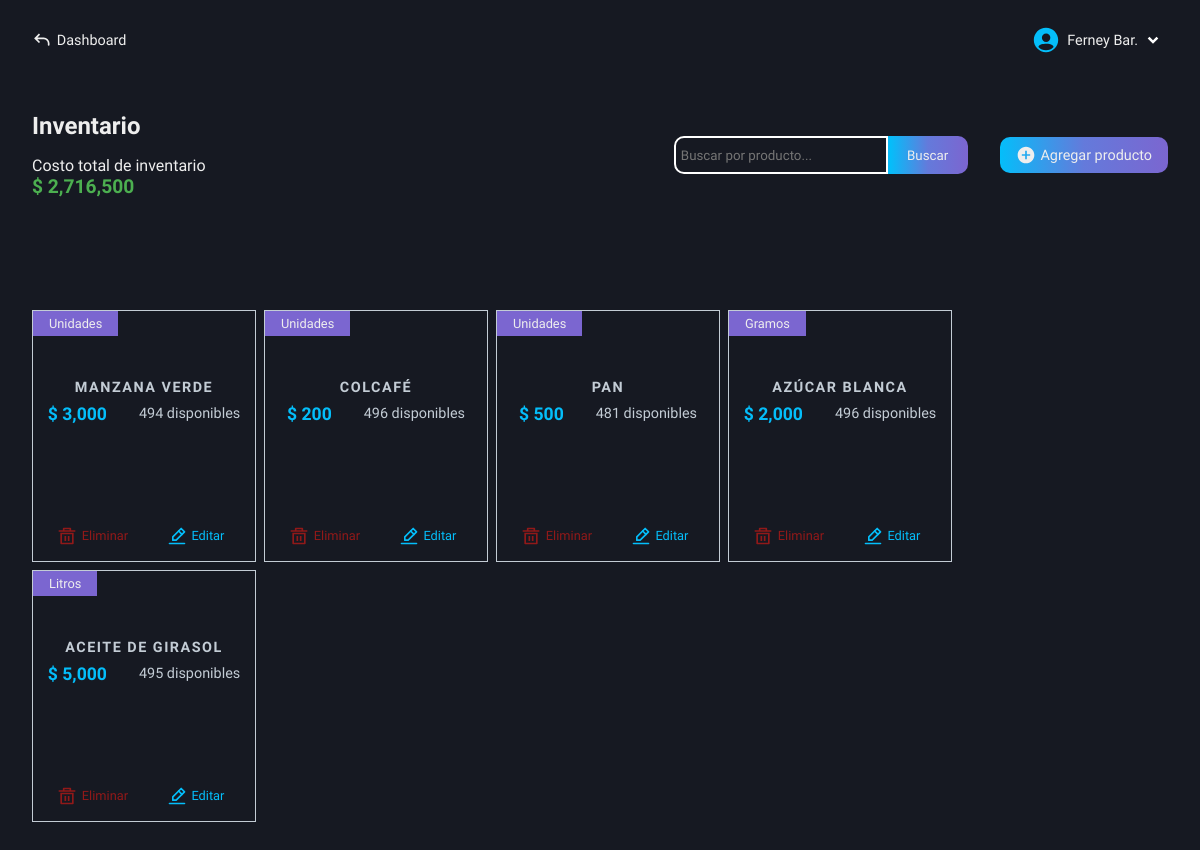
Screenshot of /roles/store/inventory/admin-inventory.php (signed in) with the database file from the repository.
### tables this page shows
CREATE TABLE `users` (
  `id` int(11) NOT NULL AUTO_INCREMENT,
  `name` varchar(100) NOT NULL,
  `lastname` varchar(100) NOT NULL,
  `email` varchar(100) NOT NULL,
  `phone_number` varchar(100) NOT NULL,
  `pass` varchar(100) NOT NULL,
  `name_business` varchar(100) NOT NULL,
  `role` varchar(100) NOT NULL,
  PRIMARY KEY (`id`)
);

CREATE TABLE `inventory_products` (
  `id` int(11) NOT NULL AUTO_INCREMENT,
  `id_category` int(11) NOT NULL,
  `product_name` varchar(100) NOT NULL,
  `supplier` varchar(100) NOT NULL,
  `purchase_price` decimal(50,0) NOT NULL,
  `sale_price` decimal(50,0) NOT NULL,
  `stock_quantity` int(11) NOT NULL,
  `product_description` varchar(500) NOT NULL,
  `unit_measure` varchar(100) NOT NULL,
  `entry_date` date NOT NULL,
  PRIMARY KEY (`id`)
);

### roles/store/inventory/admin-inventory.php (the view, shortened to what this page needs)
<!DOCTYPE html>
<html lang="en">
<head>
    <link rel="stylesheet" href="../../../css/store/admin-inventory.css">
    <link rel="stylesheet" href="../../../css/store/base-autocomplete.css">
    <link rel="stylesheet" href="https://code.jquery.com/ui/1.12.1/themes/base/jquery-ui.css">
    <?php
        include("../../../conexion.php");
        if (isset($_SESSION['user_id'])) {
            $id_user = $_SESSION['user_id'];
        } else {
            header("Location: ../../../index.php");
            exit();
        }
    ?>
</head>
<body>
    <main class="main">
        <nav class="nav-dash">
            <a href="../../dashboard-store.php" class="go-dash">
                <svg xmlns="http://www.w3.org/2000/svg" width="20" height="20" viewBox="0 0 24 24"><path fill="#eee" d="m4 10l-.707.707L2.586 10l.707-.707zm17 8a1 1 0 1 1-2 0zM8.293 15.707l-5-5l1.414-1.414l5 5zm-5-6.414l5-5l1.414 1.414l-5 5zM4 9h10v2H4zm17 7v2h-2v-2zm-7-7a7 7 0 0 1 7 7h-2a5 5 0 0 0-5-5z"/></svg>
                <p>Dashboard</p>
            </a>
            <div class="user-modal">
                <div class="username">
                    <div class="name-down">
                        <?php
                            $queryData = "SELECT name, lastname FROM users WHERE id = $id_user";
                            $result = mysqli_query($conexion, $queryData);
                            $rowData = mysqli_fetch_assoc($result);
                            echo "<p class='name'>" . $rowData['name'] . ' ' . substr($rowData['lastname'], 0, 3) . ".</p>";
                        ?>
                        <img src="../../../svg/down-arrow.svg" alt="">
                    </div>
                </div>
            </div>
        </nav>
        <section class="info-table-product" id="hidden-modal">
            <div class="table-products">
                <div class="tlt-search-add">
                    <div class="tlt-cost">
                        <h2 class="tlt-function">Inventario</h2>
                        <div class="total-cost">
                            <p>Costo total de inventario</p>
                            <?php
                                $query = "SELECT SUM(purchase_price * stock_quantity) AS total_cost FROM inventory_products";
                                $result = mysqli_query($conexion, $query);
                                $row = mysqli_fetch_array($result);
                                if($row['total_cost'] === NULL){
                                    echo "<p>$ 0</p>";
                                } else {
                                    echo "<p>$ " . number_format($row['total_cost'], 0) . "</p>";
                                }
                            ?>
                        </div>
                    </div>
                    <div class="search-add">
                        <form action="functions/search-product.php" method="POST" class="form-search">
                            <input type="text" name="search" class="input-search b-col-fcs-val" id="search" placeholder="Buscar por producto..." required>
                            <input type="submit" name="button-search" class="btn-search bg-btn" value="Buscar">
                        </form>
                        <a href="add-products.php" class="add bg-btn">
                            <svg xmlns="http://www.w3.org/2000/svg" width="20" height="20" viewBox="0 0 24 24"><path fill="#eee" d="M12 2C6.477 2 2 6.477 2 12s4.477 10 10 10s10-4.477 10-10S17.523 2 12 2m5 11h-4v4h-2v-4H7v-2h4V7h2v4h4z"/></svg>
                            <p>Agregar producto</p>
                        </a>
                    </div>
                </div>
                <div class="all-products">
                    <div class="content-cards">
                        <?php
                            $getProducts = "SELECT * FROM inventory_products";
                            $resultProducts = mysqli_query($conexion, $getProducts);
                            if($resultProducts -> num_rows > 0){
                                while($row = mysqli_fetch_array($resultProducts)){
                                    $id = $row['id'];
                                    echo "<div class='card-product'>
                                            <div class='unit-info'>
                                                <p class='unit'>" . $row['unit_measure'] . "</p>
                                                <div class='info-product'>
                                                    <h3 class='product'>" . ucfirst($row['product_name']) . "</h3>
                                                    <div class='price-available'>
                                                        <p>$ " . number_format($row['sale_price'], 0) . "</p>
                                                        <p>" . $row['stock_quantity'] . " disponibles</p>
                                                    </div>
                                                </div>
                                            </div>
                                            <div class='actions'>
                                                <a href='functions/delete.php?id=$id'>
                                                    <img src='../../../svg/delete.svg' />
                                                    Eliminar
                                                </a>
                                                <a href='functions/get-data.php?id=$id'>
                                                    <img src='../../../svg/edit.svg' />
                                                    Editar
                                                </a>
                                            </div>
                                        </div>";
                                }
                            } else {
                                echo "<div class='not-product'><p>No tienes productos en tu inventario</p></div>";
                            }
                        ?>
                    </div>
                </div>
            </div>
        </section>
    </main>
</body>
</html>

### css/store/admin-inventory.css (style rules this page uses)
.main { display: grid; grid-template-columns: 1fr; grid-template-rows: 80px auto; height: 100vh; background-color: var(--color-dark-blue-gray); }
.info-table-product { grid-column: 1 / 2; grid-row: 2 / 3; padding: 2rem; box-sizing: border-box; background-color: var(--color-dark-blue-gray); }
.table-products { display: flex; flex-direction: column; gap: 3rem; }
.total-cost p:last-child { color: var(--color-dark-green); font-weight: 600; font-size: 1.2rem; }
.tlt-cost { display: flex; flex-direction: column; gap: 1rem; }
.tlt-search-add { display: flex; align-items: center; justify-content: space-between; }
.search-add { display: flex; align-items: center; gap: 2rem; }
.form-search { display: flex; }
.input-search { outline: none; padding: .2rem .3rem; height: 27px; border: 2px solid #fff; width: 200px; color: var(--color-light-black); border-top-left-radius: 10px; border-bottom-left-radius: 10px; background-color: transparent; color: var(--color-white); }
.btn-search { width: 80px; height: auto; padding: .45rem 0; border: 2px solid transparent; border-top-right-radius: 10px; border-bottom-right-radius: 10px; cursor: pointer; }
.add { display: flex; align-items: center; gap: .3rem; padding: .5rem 1rem; border-radius: 10px; font-size: .9rem; text-decoration: none; }
.all-products { height: auto; margin-top: 4rem; }
.content-cards { display: flex; align-items: center; justify-content: left; flex-wrap: wrap; gap: .5rem; }
.card-product { display: flex; flex-direction: column; align-items: stretch; justify-content: space-between; height: 250px; width: 222px; border: 1px groove var(--color-light-gray); }
.unit-info { height: 45%; display: flex; flex-direction: column; justify-content: space-between; align-items: center; padding: 0 0 1rem 0; }
.unit-info .unit { width: auto; padding: .3rem 1rem; background-color: var(--color-amethyst); font-size: .8rem; align-self: baseline; }
.price-available { display: flex; align-items: center; justify-content: center; gap: 2rem; width: 100%; }
.info-product { display: flex; flex-direction: column; align-items: center; gap: .5rem; }
.info-product .product { font-size: .9rem; letter-spacing: 1.5px; width: 190px; text-align: center; text-transform: uppercase; color: var(--color-light-gray); }
.info-product p:nth-child(1) { font-size: 1.1rem; font-weight: bold; color: var(--color-sky-blue); }
.price-available p:last-child { font-size: .9rem; font-weight: 300; color: var(--color-light-gray); }
.actions { padding: .7rem .5rem; display: flex; align-items: center; justify-content: center; }
.actions a { display: flex; align-items: center; justify-content: center; gap: .3rem; font-size: .8rem; text-decoration: none; }
.actions a:first-child { color: var(--color-dark-red); border: 1px solid transparent; width: 180px; padding: .2rem 0; border-radius: 10px; }
.actions a:last-child { color: var(--color-sky-blue); border: 1px solid transparent; width: 180px; padding: .2rem 0; border-radius: 10px; }

### css/base-nav-dash.css (style rules this page uses)
* { color: #eee; }
.nav-dash { grid-column: 1 / 2; grid-row: 1 / 2; display: flex; align-items: center; justify-content: space-between; padding: 0 2rem; box-sizing: border-box; user-select: none; }
.username { display: flex; align-items: center; gap: .4rem; cursor: pointer; }
.name-down { display: flex; align-items: center; }
.name-down .name { color: #eee; font-size: .9rem; }
.go-dash { display: flex; align-items: center; gap: .3rem; text-decoration: none; }
.go-dash p { font-size: .9rem; color: #eee; }

### css/base-btn-bd.css (style rules this page uses)
.bg-btn { background: linear-gradient( 90deg, #04BEFA, #647adb, #7b66d0, #9554c9, #04BEFA ); background-size: 200%; animation: gradient-move 5s infinite; transition: transform 0.2s, box-shadow 0.2s; }

### rows the page displays
users: name "Ferney", lastname "Bar"
inventory_products: unit_measure "Unidades", product_name "MANZANA VERDE", sale_price "3,000", stock_quantity "494"
inventory_products: unit_measure "Unidades", product_name "COLCAFÉ", sale_price "200", stock_quantity "496"
inventory_products: unit_measure "Unidades", product_name "PAN", sale_price "500", stock_quantity "481"
inventory_products: unit_measure "Gramos", product_name "AZÚCAR BLANCA", sale_price "2,000", stock_quantity "496"
inventory_products: unit_measure "Litros", product_name "ACEITE DE GIRASOL", sale_price "5,000", stock_quantity "495"

### other values shown
$row['total_cost'] "2,716,500"
